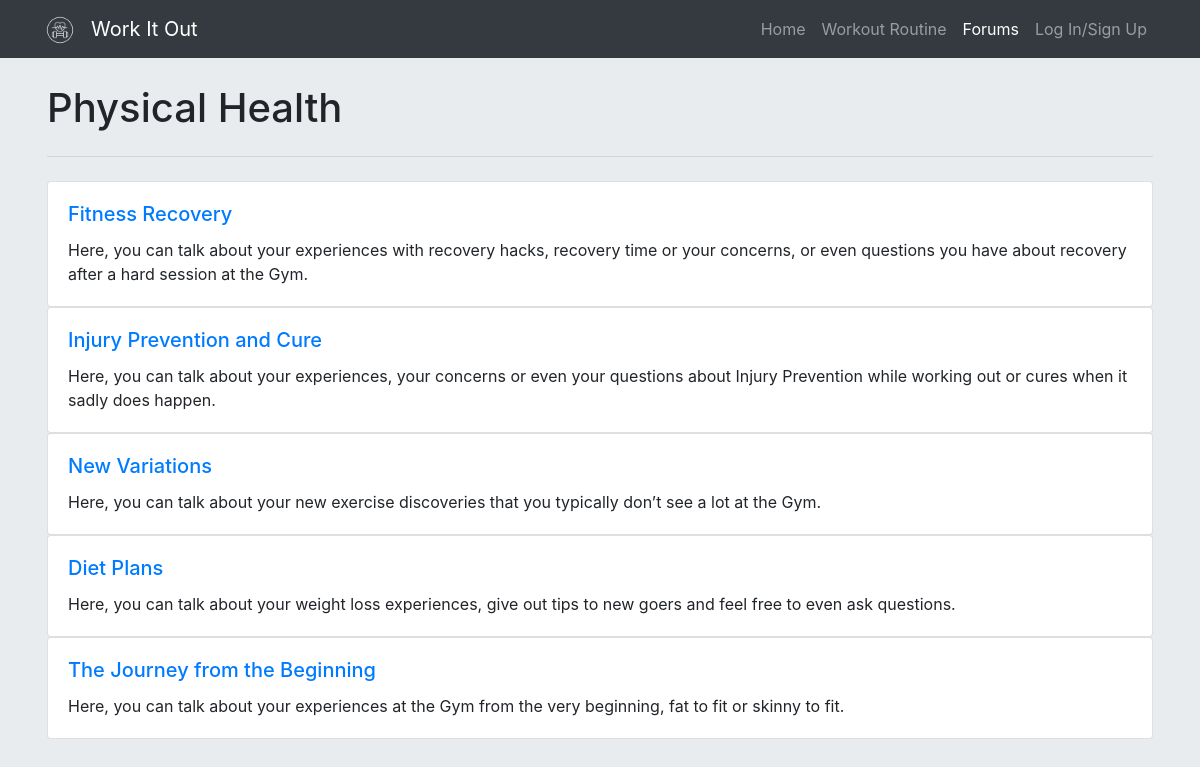
The app's page /forums/1 with its own data.
### forums/models.py (models this page shows, shortened)
class Forum(models.Model):
    name = models.CharField(max_length=100)
    icon = models.ImageField(upload_to='media/')
    desc = models.TextField()
    participants = models.ManyToManyField(User)

class Channel(models.Model):
    name = models.CharField(max_length=100)
    forum = models.ForeignKey("Forum", on_delete=models.CASCADE)
    desc = models.TextField()
    participants = models.ManyToManyField(User)

### forums/views.py (the view)
# urls.py: path('<int:forum_id>', views.forum_detail, name='forum_detail'),
def forum_detail(request, forum_id):
    forum = get_object_or_404(Forum, pk=forum_id)
    channels = Channel.objects.filter(forum=forum)
    return render(request, 'forums/forum_detail.html', {'channels':channels, 'forum':forum})

### forums/templates/forums/forum_detail.html
{% extends 'dragonhacks/base.html' %}
{% block forums %}
    <li class="nav-item active">
        <a class="nav-link" href="{% url 'forums_homepage' %}">Forums</a>
    </li>
{% endblock forums %}
{% block content %}
    <section style="margin-top: 20px;" class="jumbotron">
        <div class="container">
            <h1 class="jumbotron-heading">{{ forum.name }}</h1>
            <hr class="my-4">
            {% for channel in channels.all %}
                <div class="card">
                    <div class="card-body">
                        <a href="{% url 'channel_detail' channel.id %}"><h5 class="card-title">{{ channel.name }}</h5></a>
                        <p class="card-text">{{ channel.desc }}</p>
                    </div>
                </div>
            {% endfor %}
        </div>
    </section>
{% endblock content %}

### records on screen
Forum: name "Physical Health"
Channel: name "Fitness Recovery", desc "Here, you can talk about your experiences with recovery hacks, recovery time or your concerns, or even questions you have about recovery after a hard session at the Gym."
Channel: name "Injury Prevention and Cure", desc "Here, you can talk about your experiences, your concerns or even your questions about Injury Prevention while working out or cures when it sadly does happen."
Channel: name "New Variations", desc "Here, you can talk about your new exercise discoveries that you typically don’t see a lot at the Gym."
Channel: name "Diet Plans", desc "Here, you can talk about your weight loss experiences, give out tips to new goers and feel free to even ask questions."
Channel: name "The Journey from the Beginning", desc "Here, you can talk about your experiences at the Gym from the very beginning, fat to fit or skinny to fit."
